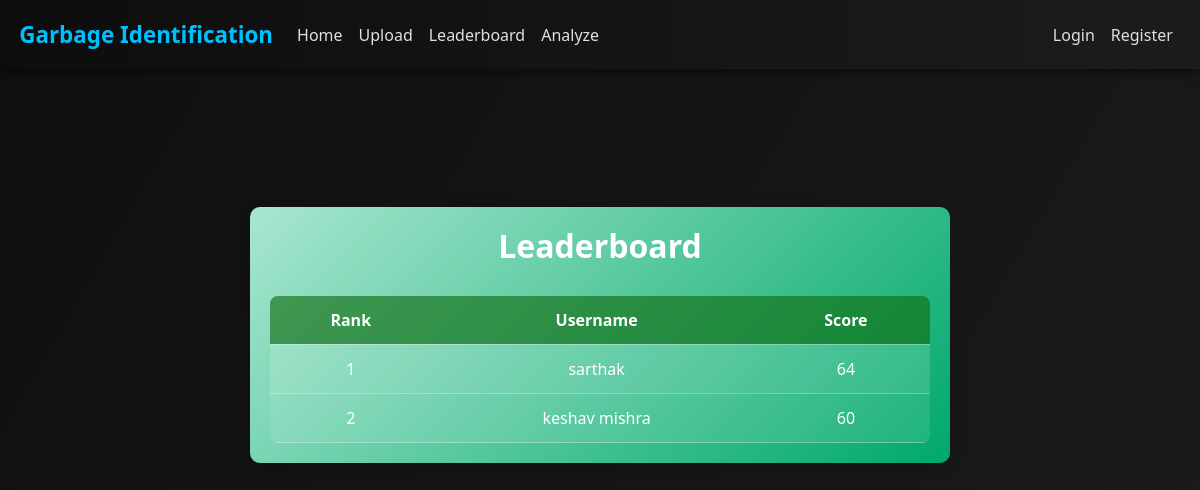
The page /leaderboard on the database as committed earlier.
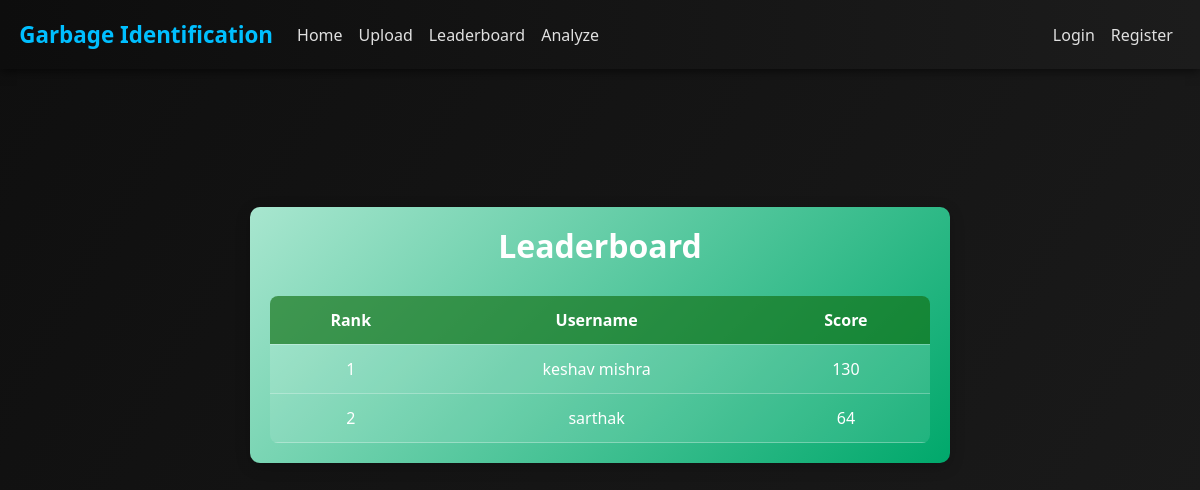
The same page on the database as committed later.
### backend/credentials.py (models this page shows, shortened)
class User(db.Model,UserMixin):
    id=db.Column(db.Integer, primary_key=True)
    username=db.Column(db.String(length=27),unique=True,nullable=False)
    email_address=db.Column(db.String(length=50),unique=True,nullable=False)
    pswd_hash=db.Column(db.String(length=60),nullable=False)
    score=db.Column(db.Integer, nullable=False, default=0)
    @property
    def password(self):
        raise AttributeError("Password is write-only.")

### backend/app.py (the view)
@app_blueprint.route('/leaderboard')
def leaderboard_page():
    users = User.query.order_by(User.score.desc()).all()
    return render_template('leaderboard.html', users=users)

### backend/app.py (called while the page is built)
@app_blueprint.context_processor
def inject_user():
    return dict(current_user=current_user)

### backend/templates/leaderboard.html (shortened to what this page needs)
{% extends 'base.html' %}
{% block content %}
<div class="leaderboard-container">
    <h2>Leaderboard</h2>
    <table>
        <tr>
            <th>Rank</th>
            <th>Username</th>
            <th>Score</th>
        </tr>
        {% for user in users %}
        <tr>
            <td>{{ loop.index }}</td>
            <td>{{ user.username }}</td>
            <td>{{ user.score }}</td>
        </tr>
        {% endfor %}
    </table>
</div>
{% endblock %}

### backend/templates/base.html (shortened to what this page needs)
<!doctype html>
<html lang="en">
   <head>
      <link rel="stylesheet" href="https://cdn.jsdelivr.net/npm/bootstrap@4.5.3/dist/css/bootstrap.min.css">
   </head>
   <body>
      <nav class="navbar navbar-expand-md navbar-dark bg-dark">
         <a class="navbar-brand" href="#">Garbage Identification</a>
         <div class="collapse navbar-collapse" id="navbarNav">
            <ul class="navbar-nav mr-auto">
               <li class="nav-item active">
                  <a class="nav-link" href="{{ url_for('app_blueprint.home_page') }}">Home <span class="sr-only">(current)</span></a>
               </li>
               <li class="nav-item active">
                  <a class="nav-link" href="{{ url_for('app_blueprint.upload_page') }}">Upload <span class="sr-only">(current)</span></a>
               </li>
               <li class="nav-item">
                  <a class="nav-link" href="{{ url_for('app_blueprint.leaderboard_page') }}">Leaderboard</a>
               </li>
               <li class="nav-item">
                  <a class="nav-link" href="{{ url_for('app_blueprint.analyze') }}">Analyze</a>
               </li>
            </ul>
            {% if current_user.is_authenticated %}
            <ul class="navbar-nav">
               <li class="nav-item">
                  <a class="nav-link" style="color:lawngreen; font-weight: bold;">
                  <i class="fas fa-coins"></i>
                  {{ current_user.prettier_budget }}
                  </a>
               </li>
               <li class="nav-item">
                  <a class="nav-link">Welcome, {{ current_user.username }}</a>
               </li>
               <li class="nav-item">
                  <a class="nav-link" href="{{ url_for('app_blueprint.logout_page') }}">Logout</a>
               </li>
            </ul>
            {% else %}
            <ul class="navbar-nav">
               <li class="nav-item">
                  <a class="nav-link" href="{{ url_for('app_blueprint.login_page') }}">Login</a>
               </li>
               <li class="nav-item">
                  <a class="nav-link" href="{{ url_for('app_blueprint.register_page') }}">Register</a>
               </li>
            </ul>
            {% endif %}
         </div>
      </nav>
      <div class="container mt-4">
      </div>
      {% block content %}
      {% endblock %}
   </body>
</html>

### backend/templates/leaderboard.html (style rules this page uses)
.leaderboard-container { max-width: 700px; margin: 50px auto; padding: 20px; background: linear-gradient(135deg, #a8e6cf, #00a86b); border-radius: 10px; box-shadow: 0 4px 15px rgba(0,0,0,0.2); color: #fff; }
.leaderboard-container h2 { text-align: center; margin-bottom: 30px; color: #ffffff; }
table { width: 100%; border-collapse: collapse; text-align: center; background-color: rgba(255, 255, 255, 0.1); border-radius: 8px; overflow: hidden; }
th, td { padding: 12px; border-bottom: 1px solid rgba(255,255,255,0.3); color: #fff; }
th { background: rgba(0, 100, 0, 0.6); color: #fff; }
tr:nth-child(even) { background-color: rgba(255, 255, 255, 0.05); }

### backend/templates/base.html (style rules this page uses)
body { background: linear-gradient(120deg, #0f0f0f, #1a1a1a); color: #ffffff; font-family: 'Segoe UI', Tahoma, Geneva, Verdana, sans-serif; }
.navbar { background: linear-gradient(to right, #0d0d0d, #1c1c1c); box-shadow: 0 2px 10px rgba(0,0,0,0.6); padding: 0.8rem 1.2rem; }
.navbar-brand { font-weight: bold; color: #00bfff !important; font-size: 1.4rem; }
.navbar-nav .nav-link { color: #e0e0e0 !important; transition: color 0.3s ease, transform 0.2s ease; }
h1, h2, h3, h4, h5, h6 { font-weight: 700; color: #ffffff; }
a { text-decoration: none; }
.container, .content-wrapper { padding-top: 2rem; padding-bottom: 2rem; }

Rows that differ between the two databases and show on the page:
changed User "keshav mishra": score "60" → "130"; moves up the list
